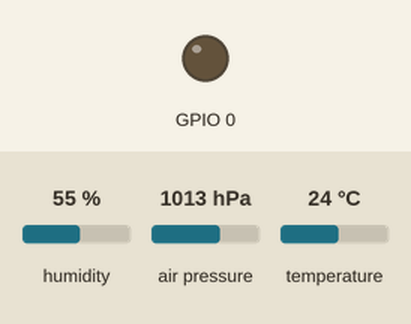
Simulated run of this sketch. Board: ESP8266 (NodeMCU). On the bench: output pins drawn as LEDs (lit = HIGH). The inputs (shaded band) are chosen by the test bench; at power-on: humidity 55 %, air pressure 1013 hPa, temperature 24 °C. WiFi joins after 1.5 s; servers stay silent unless stated; network time is answered at once with the bench clock; the local clock reads 2024-03-15 10:24:30 at power-on unless the sketch sets it; no MQTT or app messages arrive unless stated; what the sketch prints to the serial monitor is not drawn.

Above: at 0.1 s.
At 1.6 s:
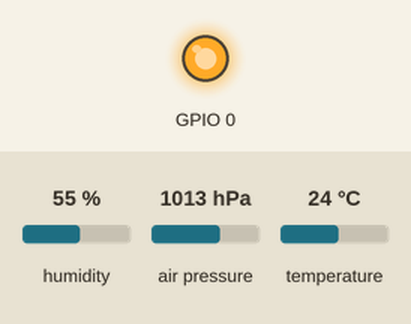
Timing chart, 0 to 3.1 s (numbered marks = the images above):
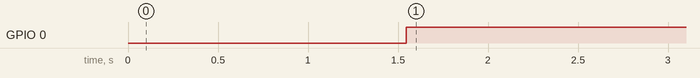

The sketch:

main.ino
```cpp
#include <ArduinoJson.h>

#include <ESP8266WiFi.h>
#include <PubSubClient.h>

#include <Wire.h>
#include <Adafruit_Sensor.h>
#include <Adafruit_BME280.h>

#include <NTPClient.h>
#include <WiFiUdp.h>

#define PRESSAO_NIVEL_DO_MAR (1013.25)

Adafruit_BME280 bme;

float temperatura, umidade, pressao, altitude;

const char* SSID = "<YOUR SSID HERE>";
const char* PASSWORD = "<YOUR PASSWORD HERE>";

const char* BROKER_MQTT = "<YOUR BROKER'S IP HERE>";
int BROKER_PORT = 1883;

const int wakeTimeInSeconds = 25200; //07:00:00
const int sleepTimeInSeconds = 68400; //19:00:00
int lastStatus = 0;

const long utcOffsetInSeconds = -10800;
char daysOfTheWeek[7][12] = {"Sunday", "Monday", "Tuesday", "Wednesday", "Thursday", "Friday", "Saturday"};
WiFiUDP ntpUDP;
NTPClient timeClient(ntpUDP, "pool.ntp.org", utcOffsetInSeconds);

void initWifi();
void initMQTT();

WiFiClient espClient;
PubSubClient MQTT(espClient);

void setup() {
  pinMode(0, OUTPUT);
  digitalWrite(0, LOW);

  Serial.begin(115200);
  initWifi();
  initMQTT();
  bme.begin(0x76);
  timeClient.begin();
}

void loop() {
  timeClient.update();

  int totalSeconds = (timeClient.getHours() * 3600) + (timeClient.getMinutes() * 60) + timeClient.getSeconds();

  if(totalSeconds > wakeTimeInSeconds && totalSeconds < sleepTimeInSeconds){
    if(lastStatus != HIGH) digitalWrite(0, HIGH);
    lastStatus = HIGH;
  } else {
    if(lastStatus != LOW) digitalWrite(0, LOW);
    lastStatus = LOW;
  }

  temperatura = bme.readTemperature();
  umidade = bme.readHumidity();
  pressao = bme.readPressure() / 100.0F;
  altitude = bme.readAltitude(PRESSAO_NIVEL_DO_MAR);

  if(!MQTT.connected()){
    MQTT.connect("ESP8266-BM280");
    Serial.println("MQTT Conectado!");
  }
  MQTT.loop();

  const int objSize = JSON_OBJECT_SIZE(4);
  StaticJsonDocument<objSize> post;
  post["temperatura"] = temperatura;
  post["umidade"] = umidade;
  post["pressao"] = pressao;
  post["altitude"] = altitude;

  char buffer[512];
  serializeJson(post, buffer);
  MQTT.publish("bme280", buffer);

  delay(1000);
}

void initWifi() {
  delay(10);
  Serial.println("Conectando-se em: " + String(SSID));

  WiFi.begin(SSID, PASSWORD);
  while (WiFi.status() != WL_CONNECTED) {
    delay(100);
    Serial.print(".");
  }
  Serial.println();
  Serial.print("Conectado na Rede " + String(SSID) + " | IP => ");
  Serial.println(WiFi.localIP());
}

void initMQTT() {
  MQTT.setServer(BROKER_MQTT, BROKER_PORT);
}
```

Measured:
- by itself, GPIO 0: LOW → HIGH at 1.5 s
